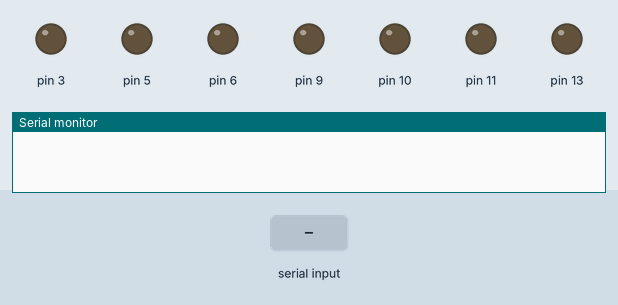
The sketch below on a simulated Arduino Uno, built with avr-gcc and run on an emulated ATmega328P. Parts: output pins drawn as LEDs (lit = HIGH), the last lines printed to the serial monitor. Dashed ring = blinking. Inputs (shaded band) come from the test bench.

Above: at 1.2 s.
1.3 s: " " received over Serial
At 2.35 s:
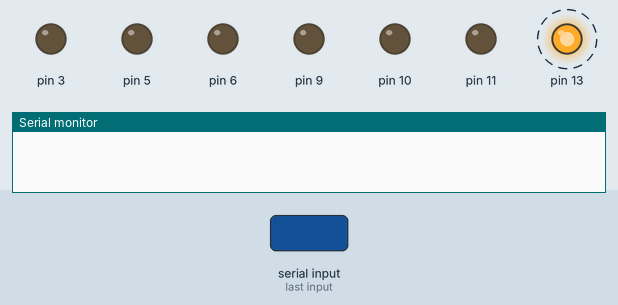
4.3 s: "1 90\n" received over Serial
At 6.8 s:
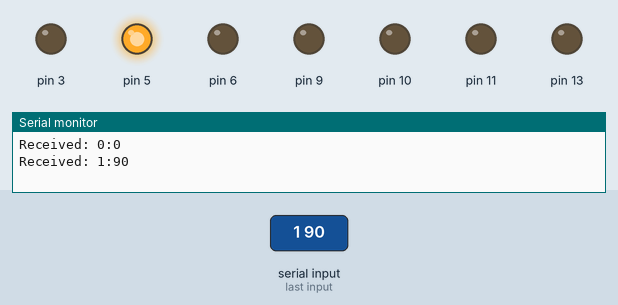
Timing chart, 0 to 13.2 s (numbered marks = the images above; inputs shaded):
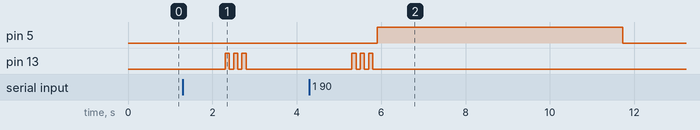

Measured:
- after the input at 1.3 s, pin 13: alternates HIGH for 0.10 s and LOW for 0.10 s, 6 changes in all, then stays LOW, starting after 1.0 s
- after the input at 4.3 s, pin 5: LOW → HIGH after 1.6 s, → LOW 5.8 s later; pin 13: alternates HIGH for 0.10 s and LOW for 0.10 s, 6 changes in all, then stays LOW, starting after 1.0 s

The sketch:

serialCommunication.ino
```cpp
int cocktail_ml [] = {0,84,168,252,336,420,504,588,672,756,840,924,1008,
                      1092,1176,1260,1344,1428,1512,1596,1680,1764,1848,
                      1932,2016,2100,2156,2212,2268,2324,2380,2436,2492,
                      2548,2604,2660,2716,2772,2828,2884,2940,2996,3052,
                      3108,3164,3220,3276,3332,3388,3448,3500,3552,3604,
                      3656,3708,3760,3812,3864,3916,3968,4020,4072,4124,
                      4176,4228,4280,4332,4384,4436,4488,4540,4592,4644,
                      4696,4748,4800,4868,4936,5004,5072,5140,5208,5276,
                      5344,5412,5480,5548,5616,5684,5752,5820,5888,5956,
                      6024,6092,6160,6228,6296,6364,6432,6500,6568,6636,
                      6704,6772,6840,6908,6976,7044,7112,7180,7248,7316,
                      7384,7452,7520,7588,7656,7724,7792,7860,7928,7996,
                      8064,8132,8200,8268,8336,8404,8472,8540,8608,8676,
                      8744,8812,8880,8948,9016,9084,9152,9220,9288,9356,
                      9424,9492,9560,9628,9696,9764,9832,9900,9968,10036,
                      10104,10172,10240,10308,10376,10444,10512,10580,10648,
                      10716,10784,10852,10920,10988,11056,11124,11192,11260,
                      11328,11396,11464,11532,11600,11668,11736,11804,11872,
                      11940,12008,12076,12144,12212,12280,12348,12416,12484,
                      12552,12620,12688,12756,12824,12892,12960,13028,13096,13164,13232,13300
};

const int blinkingTime = 100; // in ms
int ingredient_index, quantity_in_ml;

String input = "";   // for incoming serial data
void setup() {
  // put your setup code here, to run once:
  pinMode(13, OUTPUT);
  pinMode(3,OUTPUT);
  pinMode(5,OUTPUT);
  pinMode(6,OUTPUT);
  pinMode(9,OUTPUT);
  pinMode(10,OUTPUT);
  pinMode(11,OUTPUT);
  Serial.begin(9600);
}

void loop() {

  if (Serial.available() > 0) {

      // read the incoming byte:
      input = Serial.readString();
      // and blink for external feedback
      blinkWhenReceived(blinkingTime);
    // extract ingredient_index and quantity_in_ml substrings from input
    for (int i = 0; i < input.length(); i++) {
      if (input.substring(i, i+1) == " ") {
        // cast to int
        ingredient_index = input.substring(0, i).toInt();
        quantity_in_ml = input.substring(i+1).toInt();

        Serial.println("Received: "+ String(ingredient_index,10) + ":" + String(quantity_in_ml,10));
        // pouring the liquid
        pour(convertToCorrectPin(ingredient_index),quantity_in_ml);

        break;
      }
    }
  }

}
int convertToCorrectPin(int pump_num){
  // Mapping the ingredient index on the correct pump number
  // i.e. on correct output pin
  if(pump_num == 0) return 3;
  if(pump_num == 1) return 5;
  if(pump_num == 2) return 6;
  if(pump_num == 3) return 9;
  if(pump_num == 4) return 10;
  if(pump_num == 5) return 11;

}


void pour(int pump, int quantity){

  float period = cocktail_ml[quantity];

  digitalWrite(pump,HIGH);  // turn on the pump
  delay(period);            // wait for period time
  digitalWrite(pump,LOW);   // turn off the pump

}

void blinkWhenReceived(int blinkingTime){

  for(int i=0;i<3;i++){
    digitalWrite(13, HIGH);   // turn the LED on (HIGH is the voltage level)
    delay(blinkingTime);      // wait for a blinkingTime ms
    digitalWrite(13, LOW);    // turn the LED off by making the voltage LOW
    delay(blinkingTime);
  }

}
```
